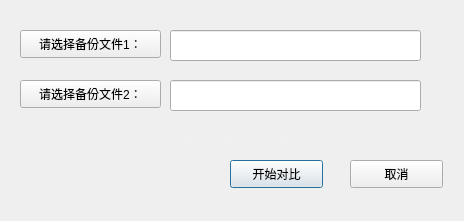
<?xml version="1.0" encoding="UTF-8"?>
<ui version="4.0">
 <class>Dialog_compare</class>
 <widget class="QDialog" name="Dialog_compare">
  <property name="geometry">
   <rect>
    <x>0</x>
    <y>0</y>
    <width>464</width>
    <height>221</height>
   </rect>
  </property>
  <property name="windowTitle">
   <string>文件对比</string>
  </property>
  <widget class="QLineEdit" name="lineEdit">
   <property name="geometry">
    <rect>
     <x>170</x>
     <y>30</y>
     <width>251</width>
     <height>31</height>
    </rect>
   </property>
   <property name="readOnly">
    <bool>true</bool>
   </property>
  </widget>
  <widget class="QLineEdit" name="lineEdit_2">
   <property name="geometry">
    <rect>
     <x>170</x>
     <y>80</y>
     <width>251</width>
     <height>31</height>
    </rect>
   </property>
   <property name="readOnly">
    <bool>true</bool>
   </property>
  </widget>
  <widget class="QPushButton" name="pushButton">
   <property name="geometry">
    <rect>
     <x>230</x>
     <y>160</y>
     <width>93</width>
     <height>28</height>
    </rect>
   </property>
   <property name="text">
    <string>开始对比</string>
   </property>
  </widget>
  <widget class="QPushButton" name="pushButton_2">
   <property name="geometry">
    <rect>
     <x>350</x>
     <y>160</y>
     <width>93</width>
     <height>28</height>
    </rect>
   </property>
   <property name="text">
    <string>取消</string>
   </property>
  </widget>
  <widget class="QLabel" name="label_3">
   <property name="geometry">
    <rect>
     <x>170</x>
     <y>130</y>
     <width>181</width>
     <height>16</height>
    </rect>
   </property>
   <property name="font">
    <font>
     <italic>true</italic>
     <underline>true</underline>
    </font>
   </property>
   <property name="styleSheet">
    <string notr="true">color: rgb(240, 240, 240);</string>
   </property>
   <property name="text">
    <string>请选择完整的文件路径！</string>
   </property>
  </widget>
  <widget class="QPushButton" name="pushButton_3">
   <property name="geometry">
    <rect>
     <x>20</x>
     <y>30</y>
     <width>141</width>
     <height>28</height>
    </rect>
   </property>
   <property name="text">
    <string>请选择备份文件1：</string>
   </property>
  </widget>
  <widget class="QPushButton" name="pushButton_4">
   <property name="geometry">
    <rect>
     <x>20</x>
     <y>80</y>
     <width>141</width>
     <height>28</height>
    </rect>
   </property>
   <property name="text">
    <string>请选择备份文件2：</string>
   </property>
  </widget>
 </widget>
 <resources/>
 <connections/>
</ui>
